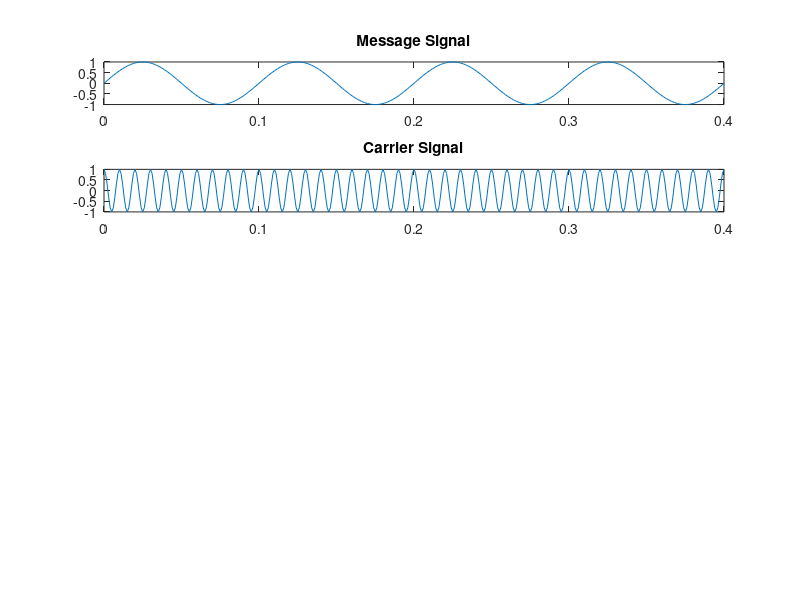

Source code (MATLAB): (Note: this script raises an error after producing the figure.)
clc;
clear all;
close all;
fm=10;
fc=100;
t=0:0.001:0.4;
x=sin(2*pi*fm*t);
c=cos(2*pi*fc*t);

subplot(5,1,1);
plot(t,x);
title('Message Signal');

subplot(5,1,2);
plot(t,c);
title('Carrier Signal');

y=x.*c;
p=modulate(x,fm,fc,'am');
subplot(5,1,3);
plot(t,p);
title('Modulated Using Function');

subplot(5,1,4);
plot(t,y);
title('Modulated Using Multiply');

d=demod(p,fm,fc,'am');
subplot(5,1,5);
plot(t,d);
title('Demodulated Wave');